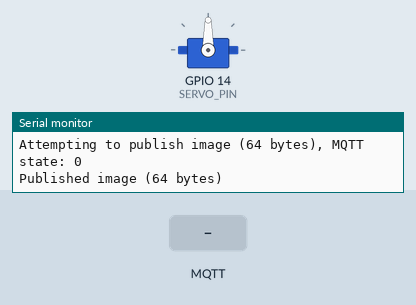
A sketch run on a simulated ESP32. On the bench: servo, the last lines printed to the serial monitor. Inputs (shaded band) come from the test bench. WiFi joins after 1.5 s; servers stay silent unless stated; no MQTT or app messages arrive unless stated; the camera gives no picture.

Above: at 4.5 s.
4.6 s: MQTT message "5" arrives on the first subscribed topic
At 5.6 s:
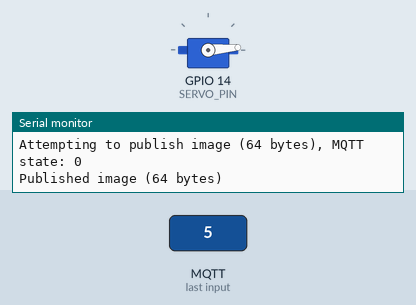
6.1 s: MQTT message "200" arrives on the first subscribed topic
At 6.8 s:
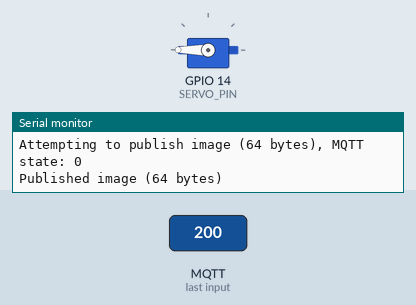
7.6 s: MQTT message "90" arrives on the first subscribed topic
At 8.0 s:
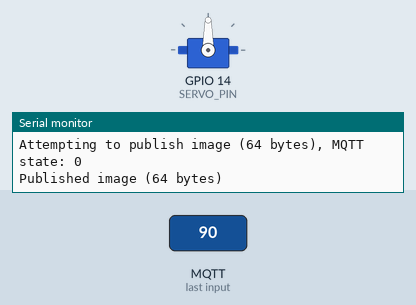
Timing chart, 0 to 10.6 s (numbered marks = the images above; inputs shaded):
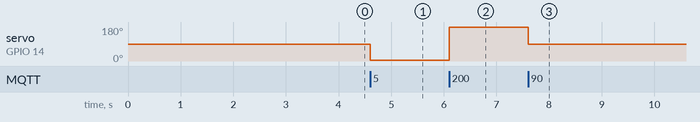

Measured:
- after the input at 4.6 s, servo on GPIO 14 (SERVO_PIN): 90° → 5° at once
- after the input at 6.1 s, servo on GPIO 14 (SERVO_PIN): 5° → 180° at once
- after the input at 7.6 s, servo on GPIO 14 (SERVO_PIN): 180° → 90° at once

The sketch:

esp32_face_tracker.ino
```cpp
#include <WiFi.h>
#include <PubSubClient.h>
#include "esp_camera.h"
#include <ESP32Servo.h>

#define PWDN_GPIO_NUM     32
#define RESET_GPIO_NUM     -1
#define XCLK_GPIO_NUM      0
#define SIOD_GPIO_NUM     26
#define SIOC_GPIO_NUM     27
#define Y9_GPIO_NUM       35
#define Y8_GPIO_NUM       34
#define Y7_GPIO_NUM       39
#define Y6_GPIO_NUM       36
#define Y5_GPIO_NUM       21
#define Y4_GPIO_NUM       19
#define Y3_GPIO_NUM       18
#define Y2_GPIO_NUM        5
#define Y1_GPIO_NUM       17
#define Y0_GPIO_NUM       16
#define VSYNC_GPIO_NUM    25
#define HREF_GPIO_NUM     23
#define PCLK_GPIO_NUM     22

// Servo pin
#define SERVO_PIN         14

const char* ssid = "Sepi";
const char* password = "12345678";

const char* mqtt_server = "10.186.33.140";  // e.g., "192.168.1.100"
const int mqtt_port = 1883;
const char* mqtt_client_id = "esp32_cam_client";
const char* image_topic = "camera/image";
const char* position_topic = "servo/position";

const unsigned long PICTURE_INTERVAL_MS = 500;

WiFiClient espClient;
PubSubClient client(espClient);
Servo servo;

// MQTT buffer size - needs to be large enough for JPEG images (default is 256 bytes)
#define MQTT_BUFFER_SIZE 51200  // 50KB buffer for images

camera_fb_t* fb = NULL;

int servoPosition = 90;
unsigned long lastPictureTime = 0;

void reconnectWiFi() {
  int attempts = 0;
  while (WiFi.status() != WL_CONNECTED && attempts < 20) {
    Serial.print("Attempting to connect to WiFi...");
    WiFi.begin(ssid, password);
    delay(2000);
    attempts++;
    Serial.print(".");
  }

  if (WiFi.status() == WL_CONNECTED) {
    Serial.println("\nWiFi connected!");
    Serial.print("IP address: ");
    Serial.println(WiFi.localIP());
  } else {
    Serial.println("\nWiFi connection failed!");
  }
}

void reconnectMQTT() {
  while (!client.connected()) {
    Serial.print("Attempting MQTT connection...");
    if (client.connect(mqtt_client_id)) {
      Serial.println("connected");
      client.subscribe(position_topic);
      Serial.print("Subscribed to topic: ");
      Serial.println(position_topic);
    } else {
      Serial.print("failed, rc=");
      Serial.print(client.state());
      Serial.println(" try again in 5 seconds");
      delay(5000);
    }
  }
}

void callback(char* topic, byte* payload, unsigned int length) {
  Serial.print("Message arrived [");
  Serial.print(topic);
  Serial.print("] ");

  char payloadStr[length + 1];
  memcpy(payloadStr, payload, length);
  payloadStr[length] = '\0';

  int position = atoi(payloadStr);
  position = constrain(position, 0, 180);

  servoPosition = position;
  servo.write(servoPosition);

  Serial.print("Servo position set to: ");
  Serial.println(servoPosition);
}

bool initCamera() {
  camera_config_t config;
  config.ledc_channel = LEDC_CHANNEL_0;
  config.ledc_timer = LEDC_TIMER_0;
  config.pin_d0 = Y2_GPIO_NUM;
  config.pin_d1 = Y3_GPIO_NUM;
  config.pin_d2 = Y4_GPIO_NUM;
  config.pin_d3 = Y5_GPIO_NUM;
  config.pin_d4 = Y6_GPIO_NUM;
  config.pin_d5 = Y7_GPIO_NUM;
  config.pin_d6 = Y8_GPIO_NUM;
  config.pin_d7 = Y9_GPIO_NUM;
  config.pin_xclk = XCLK_GPIO_NUM;
  config.pin_pclk = PCLK_GPIO_NUM;
  config.pin_vsync = VSYNC_GPIO_NUM;
  config.pin_href = HREF_GPIO_NUM;
  config.pin_sscb_sda = SIOD_GPIO_NUM;
  config.pin_sscb_scl = SIOC_GPIO_NUM;
  config.pin_pwdn = PWDN_GPIO_NUM;
  config.pin_reset = RESET_GPIO_NUM;
  config.xclk_freq_hz = 20000000;
  config.pixel_format = PIXFORMAT_JPEG;
  config.frame_size = FRAMESIZE_QVGA;  // 320x240
  config.jpeg_quality = 12;
  config.fb_count = 1;

  esp_err_t err = esp_camera_init(&config);
  if (err != ESP_OK) {
    Serial.printf("Camera init failed with error 0x%x", err);
    return false;
  }

  Serial.println("Camera initialized successfully");
  return true;
}

void sendPicture() {
  fb = esp_camera_fb_get();
  if (!fb) {
    Serial.println("Camera capture failed");
    return;
  }

  // Check MQTT connection before publishing
  if (!client.connected()) {
    Serial.println("MQTT not connected, cannot publish image");
    esp_camera_fb_return(fb);
    return;
  }

  Serial.print("Attempting to publish image (");
  Serial.print(fb->len);
  Serial.print(" bytes), MQTT state: ");
  Serial.println(client.state());

  // Check if image size exceeds buffer
  if (fb->len > MQTT_BUFFER_SIZE) {
    Serial.print("ERROR: Image size (");
    Serial.print(fb->len);
    Serial.print(") exceeds MQTT buffer size (");
    Serial.print(MQTT_BUFFER_SIZE);
    Serial.println(")");
    esp_camera_fb_return(fb);
    return;
  }

  bool publishResult = client.publish(image_topic, (const uint8_t*)fb->buf, fb->len);

  if (publishResult) {
    Serial.print("Published image (");
    Serial.print(fb->len);
    Serial.println(" bytes)");
  } else {
    Serial.print("Failed to publish image. MQTT state: ");
    Serial.print(client.state());
    Serial.print(", Image size: ");
    Serial.print(fb->len);
    Serial.print(" bytes, Buffer size: ");
    Serial.println(MQTT_BUFFER_SIZE);
  }

  esp_camera_fb_return(fb);
}

void setup() {
  Serial.begin(115200);
  delay(1000);

  Serial.println("ESP32-CAM Picture Sender Starting...");

  servo.attach(SERVO_PIN);
  servo.write(servoPosition);
  Serial.println("Servo initialized");

  if (!initCamera()) {
    Serial.println("Camera initialization failed. Restarting...");
    delay(5000);
    ESP.restart();
  }

  WiFi.mode(WIFI_STA);
  reconnectWiFi();

  client.setServer(mqtt_server, mqtt_port);
  client.setCallback(callback);
  client.setBufferSize(MQTT_BUFFER_SIZE);  // Set buffer size for large messages

  Serial.println("Setup complete!");
}

void loop() {
  if (WiFi.status() != WL_CONNECTED) {
    Serial.println("WiFi disconnected. Reconnecting...");
    reconnectWiFi();
  }

  if (!client.connected()) {
    reconnectMQTT();
  }
  client.loop();

  unsigned long currentTime = millis();
  if (currentTime - lastPictureTime >= PICTURE_INTERVAL_MS) {
    sendPicture();
    lastPictureTime = currentTime;
  }

  delay(10);
}
```
